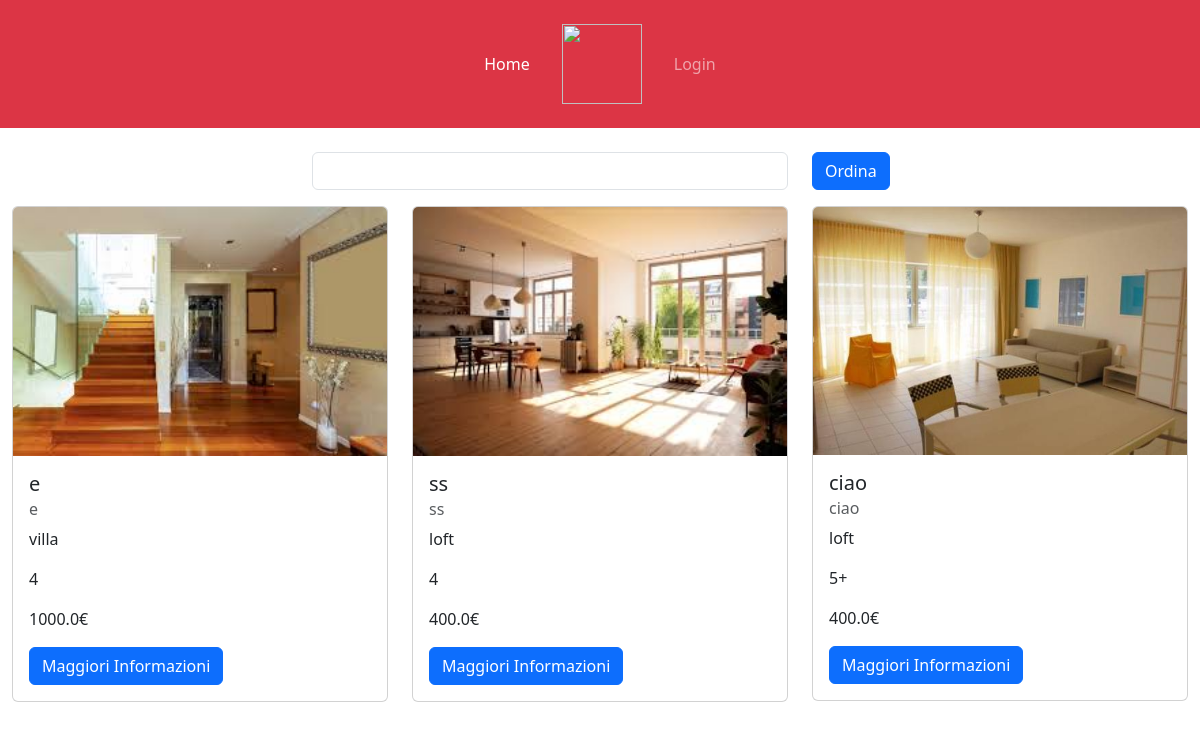
Before: / with the older database file.
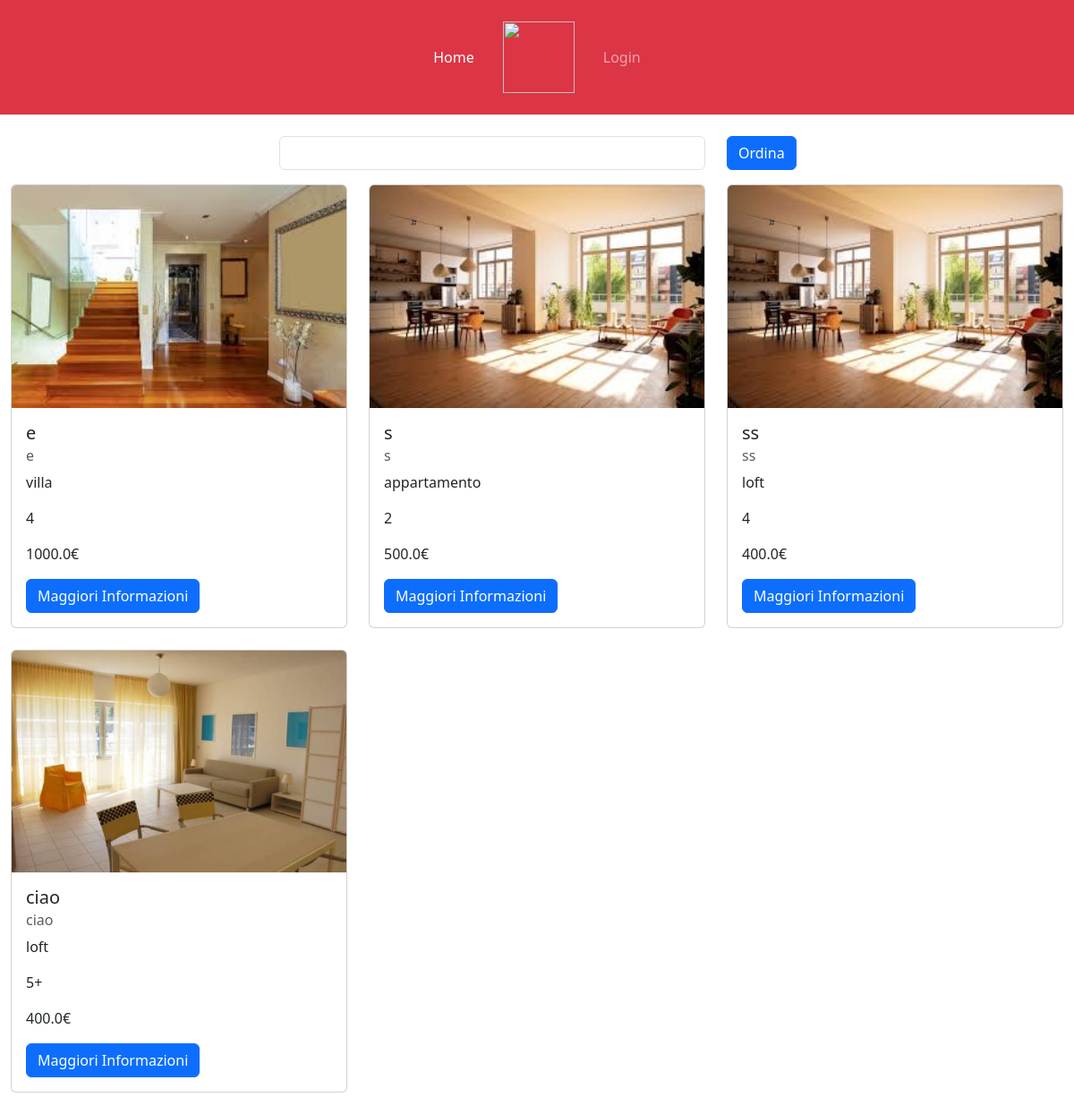
After: the same page with the newer database file.
### tables this page shows
CREATE TABLE "ANNUNCI" (
	"idAnnuncio"	INTEGER NOT NULL,
	"titolo"	TEXT NOT NULL,
	"indirizzo"	TEXT NOT NULL,
	"tipoCasa"	TEXT NOT NULL,
	"numeroLocali"	TEXT NOT NULL,
	"descrizione"	TEXT NOT NULL,
	"prezzoMensile"	REAL NOT NULL,
	"arredamento"	TEXT NOT NULL,
	"disponibilita"	TEXT NOT NULL,
	"idUtente"	INTEGER NOT NULL,
	FOREIGN KEY("idUtente") REFERENCES "UTENTI"("idUtente"),
	PRIMARY KEY("idAnnuncio" AUTOINCREMENT)
);

### app.py (the view)
@app.route('/<info>')
@app.route('/')  #quando il server riceve una richiesta get in questo caso, allora deve eseguire il contenuto della funzione
def index(info=None):
   if info is not None:
      if info=='numLocali':
         annunci=posts_dao.ordina(info)
      else:
         annunci=posts_dao.ordina(info)
      return render_template('index.html', allAnnunci=annunci)
   else:
      allAnnunci=posts_dao.get_allAnnunci()
      return render_template('index.html', allAnnunci=allAnnunci)

### posts_dao.py (called while the page is built)
def get_allAnnunci():
    conn =sqlite3.connect('db/affitti.db')
    conn.row_factory = sqlite3.Row
    cursor= conn.cursor()
    sql = '''SELECT ANNUNCI.* ,GROUP_CONCAT(urlFoto, ',') AS foto_concatenate, UTENTI.nome, UTENTI.cognome
        FROM ANNUNCI, FOTO, UTENTI
        where ANNUNCI.idAnnuncio = FOTO.idAnnuncio and ANNUNCI.disponibilita = 'SI' and UTENTI.idUtente=ANNUNCI.idUtente
        GROUP BY ANNUNCI.idAnnuncio
        ORDER BY ANNUNCI.prezzoMensile DESC'''
    cursor.execute(sql, ())
    annunci= cursor.fetchall()
    cursor.close()
    conn.close()
    return annunci

### templates/index.html (shortened to what this page needs)
{% extends "base.html" %}
{% block liNav %}
<li class="nav-item">
    <a class="nav-link mx-2 active" aria-current="page" href="#">Home</a>
  </li>
  <li class="nav-item d-none d-lg-block">
    <a class="nav-link mx-2" href="#">
      <img src="/static_files/images/logos/logo_2_white.png" height="80" />
    </a>
  </li>
  {% if current_user.is_authenticated %}
  <li class="nav-item">
    <a class="nav-link mx-2" href="{{url_for('profilo')}}">Profilo</a>
  </li>
  <li class="nav-item">
    <a class="nav-link mx-2" href="{{url_for('logout')}}">Logout</a>
  </li>
  {% else %}
  <li class="nav-item">
    <a class="nav-link mx-2" href="{{url_for('Page_login')}}">Login</a>
  </li>
  {% endif %}
{% endblock %}
{% block content %}
<div class="container-fluid mt-4">
  <form action="/filtro" method="POST">
    <div class="row">
      <div class="col-3"></div>
      <div class="col-5 filtroButton">
        <select class="form-control" id="filterSelect" name="selFiltro">
          <option value=""></option>
          <option value="numLocali">NUMERO LOCALI (crescente)</option>
        </select>
      </div>
      <div class="col-1">
        <button type="submit" class="btn btn-primary">Ordina</button>
      </div>
      <div class="col-3"></div>
    </div>
  </form>
  <div class="row">
    {% for annuncio in allAnnunci %}
    {% set foto_list = annuncio.foto_concatenate.split(',') %}
    <div class="col-md-4 mb-4">
      <div class="card equal-height-card">
        <a href="" data-bs-toggle="modal" data-bs-target="#Modal{{annuncio.idAnnuncio}}">
          <img src="{{ url_for('static', filename=foto_list[0]) }}" class="card-img-top" alt="Immagine Prodotto">
        </a>
        <div class="card-body">
          <h5 class="card-title">{{annuncio.titolo}}</h5>
          <h6 class="card-subtitle mb-2 text-muted">{{annuncio.indirizzo}}</h6>
          <p class="card-text">{{annuncio.tipoCasa}}</p>
          <p class="card-text">{{annuncio.numeroLocali}}</p>
          <p class="card-text">{{annuncio.prezzoMensile}}€</p>
          <a href="#myModal" class="btn btn-primary" data-bs-toggle="modal" data-bs-target="#Modal{{annuncio.idAnnuncio}}">Maggiori Informazioni</a>
          </div>
      </div>
    </div>
    {% endfor %}
  </div>
</div>
{% endblock %}

### templates/base.html (shortened to what this page needs)
<html lang="it">
    <head>
        <link href="https://cdn.jsdelivr.net/npm/bootstrap@5.3.2/dist/css/bootstrap.min.css" rel="stylesheet">
        <link href="{{url_for('static', filename='css/style.css')}}" rel="stylesheet" type="text/css">
    </head>
    <body>
        <nav class="navbar navbar-expand-lg navbar-dark p-3 bg-danger" id="headerNav">
          <div class="container-fluid">
            <div class="collapse navbar-collapse" id="navbarNavDropdown">
              <ul class="navbar-nav mx-auto ">
                {% block liNav %}{% endblock %}
              </ul>
            </div>
          </div>
        </nav>
        {% block content %}{% endblock %}
    </body>
</html>

### static/css/style.css (style rules this page uses)
.nav-item { line-height:80px; }

Changed rows visible on the page:
added ANNUNCI: titolo "s", indirizzo "s", tipoCasa "appartamento", numeroLocali "2", prezzoMensile "500.0"
